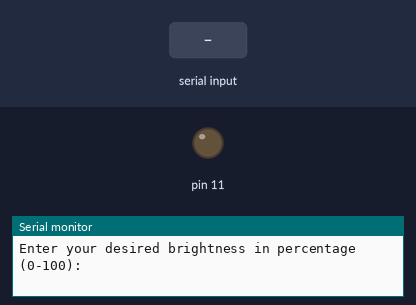
The sketch below on a simulated Arduino Uno, built with avr-gcc and run on an emulated ATmega328P. Parts: output pins drawn as LEDs (lit = HIGH), the last lines printed to the serial monitor. The inputs (shaded band) are chosen by the test bench.

Above: at 1.2 s.
1.3 s: "90,45\n" received over Serial
At 2.1 s:
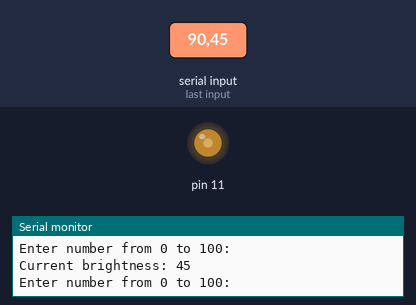
3.8 s: "5\n" received over Serial
At 4.6 s:
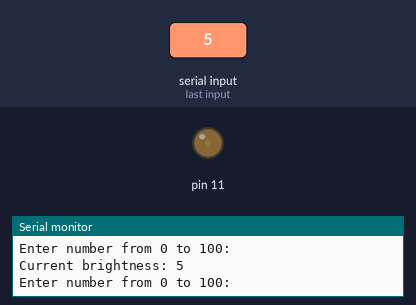
6.3 s: "30,150\n" received over Serial
At 7.1 s:
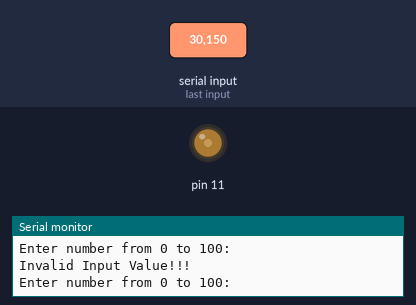
Timing chart, 0 to 9.3 s (numbered marks = the images above; inputs shaded):
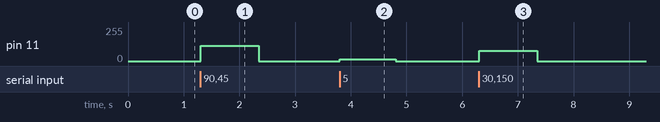

Measured:
- after the input at 1.3 s, pin 11: 0/255 → 114/255 at once, → 0/255 1.0 s later
- after the input at 3.8 s, pin 11: 0/255 → 12/255 at once, → 0/255 1.0 s later
- after the input at 6.3 s, pin 11: 0/255 → 76/255 at once, → 0/255 1.0 s later

The sketch:

04_PWMSerial.ino
```cpp
/*
  LED brightness controlled by Serial Communication

  prompt inquiry about brightness
  adjust brightness based on the user input

  Date: 6 Mar 2023
  Author: Yen-Chen Chang @ makestraight
*/


// the setup function runs once when you press reset or power the board
void setup() {
  Serial.begin(9600); // opens serial port, sets data rate to 9600 bps

  // initialize digital pin 11 as an output.
  // PWM pins on Arduino Uno include 3, 5, 6, 9, 10, 11
  pinMode(11, OUTPUT);

  //prompt inquiry
  Serial.println("Enter your desired brightness in percentage (0-100): ");
}

// the loop function runs over and over again forever
void loop() {
  // check input buffer
  if (Serial.available() > 0) {
    // read the incoming integer
    int incomingInt = Serial.parseInt();

    if(incomingInt>=0 && incomingInt<=100){
      // adjust the LED brightness
      analogWrite(11, incomingInt*255 / 100);

      // display current brightness on the serial window
      Serial.print("Current brightness: ");
      Serial.println(incomingInt);
    }else{
      // only accept value between 0 and 100
      Serial.println("Invalid Input Value!!!");
    }

    // prompt next inquiry
    Serial.println("Enter number from 0 to 100:");
  }

}
```
